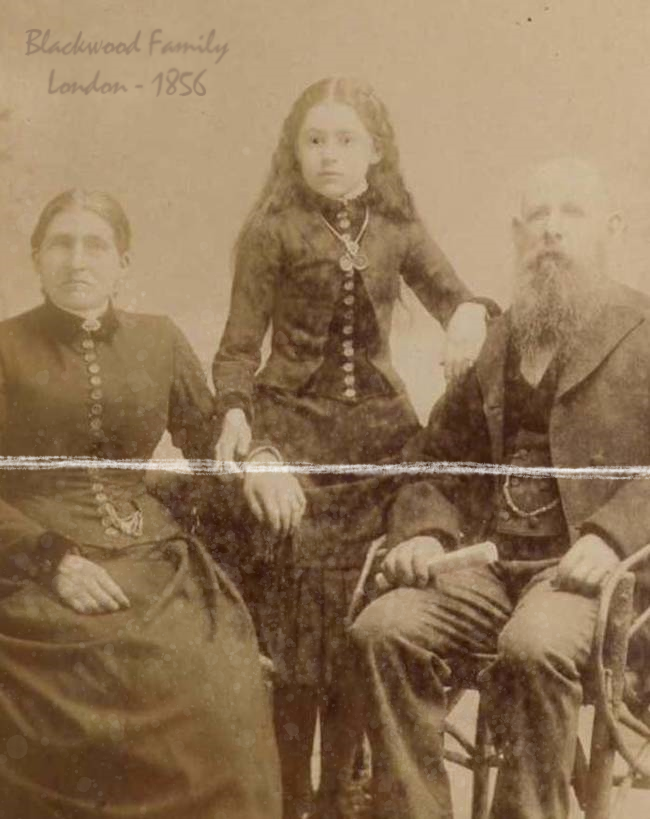
#> input picture HW4/4/P4/post-mortem_1.png, 650 x 819 px
$ python a.py
#> lines starting #> are read from the running program, lines starting #| are printed output that depends on the picture; after the words box and inside, x2 and y2 are one past the last pixel; in counts of white or black regions, pixels touching at a corner belong together; long printed decimals are rounded
import matplotlib.pyplot as plt
import numpy as np
import cv2

def run_histogram_equalization(rgb_img):
    # convert from RGB color-space to YCrCb
    ycrcb_img = cv2.cvtColor(rgb_img, cv2.COLOR_BGR2YCrCb)

    # equalize the histogram of the Y channel
    ycrcb_img[:, :, 0] = cv2.equalizeHist(ycrcb_img[:, :, 0])

    # convert back to RGB color-space from YCrCb
    equalized_img = cv2.cvtColor(ycrcb_img, cv2.COLOR_YCrCb2BGR)

    return equalized_img

def wgif(p, I, r, r2, e, same_shape=True):
    if not(same_shape):
        I = np.repeat(I[:, :, np.newaxis], 3, axis=2)
    # size of kernel
    r = 2 * r - 1
    r2 = 2 * r2 - 1
    # cv2.blur is a mean filter
    mean_I = cv2.blur(I,(r,r))
    mean_I2 = cv2.blur(I,(r2,r2))
    mean_p = cv2.blur(p,(r,r))
    corr_I = cv2.blur(np.multiply(I,I),(r,r))
    corr_I2 = cv2.blur(np.multiply(I,I),(r2,r2))
    corr_p = cv2.blur(np.multiply(I,p),(r,r))
    var_I = corr_I - np.multiply(mean_I,mean_I)
    var_I2 = corr_I2 - np.multiply(mean_I2, mean_I2)
    cov_Ip = corr_p - np.multiply(mean_I,mean_p)
    landa = (0.001*1)**2
    si = (1 / (p.shape[0] * p.shape[1]) ) * (var_I2 + landa) * np.sum(np.reciprocal(var_I2+ landa))
    print(si.max())
    a = np.divide(cov_Ip,(var_I+e/si))
    b = mean_p - np.multiply(a, mean_I)
    mean_a = cv2.blur(a,(r,r))
    mean_b = cv2.blur(b,(r,r))
    q = np.multiply(mean_a,I) + mean_b
    # In case that same_shape == False, we might get out of bounds a little
    return q

if __name__ == "__main__":
    img = cv2.imread("P4/post-mortem_1.png")
#> img is the input picture: shape (819, 650, 3); mean B, G, R 88, 118.5, 144.6
    img = cv2.cvtColor(img, cv2.COLOR_BGR2RGB)
    mask = cv2.cvtColor(img, cv2.COLOR_RGB2GRAY)
    mask[mask>195] = 1
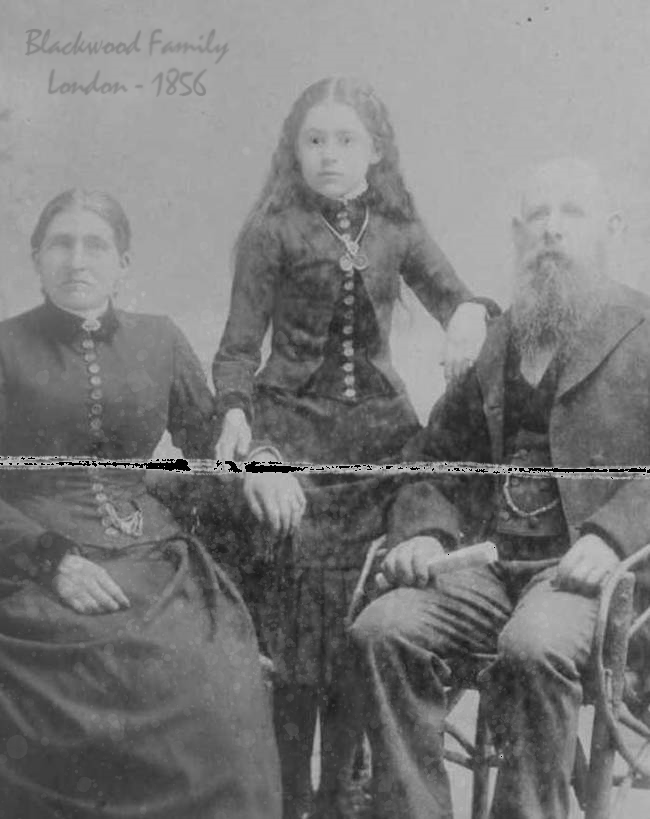
#> mask: shape (819, 650); min 1, max 195, mean 122.1
    mask[mask!=1] = 0
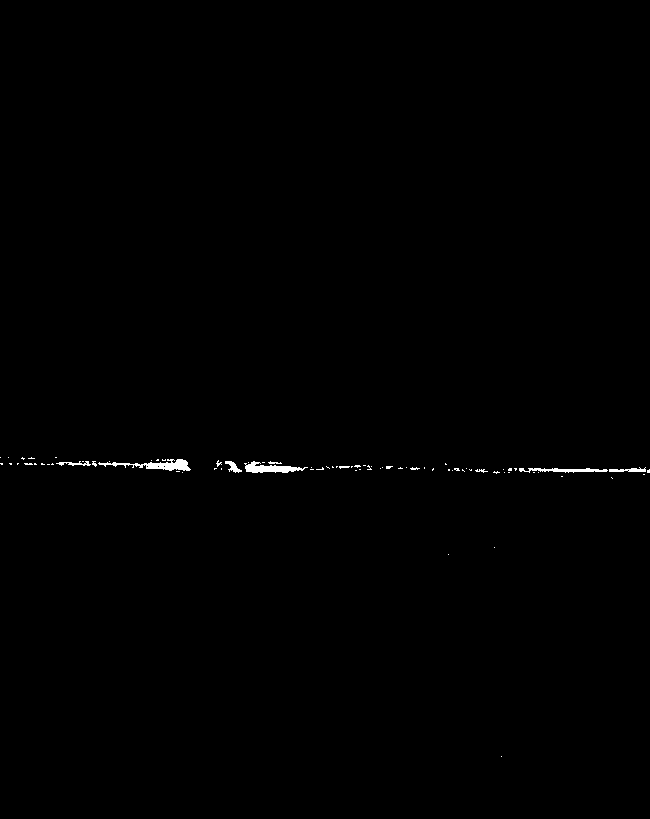
#> mask: shape (819, 650); values 0 (black) and 1 (white), 0.34% white; 78 white regions (69 under 20 px), largest, box (x1, y1, x2, y2) and area: (98, 459, 191, 471) 465, (244, 461, 308, 473) 386, (519, 468, 608, 473) 259
    kernel = np.ones((15, 15), np.uint8)
    mask = cv2.dilate(mask,kernel,iterations = 1)
#> mask: shape (819, 650); values 0 (black) and 1 (white), 2.6% white; 5 white regions, box (x1, y1, x2, y2) and area: (207, 453, 650, 486) 8871, (0, 450, 198, 480) 4299, (487, 540, 502, 555) 225, (441, 547, 456, 562) 225, (494, 749, 509, 764) 225
    mask[0:100,:300] = 1
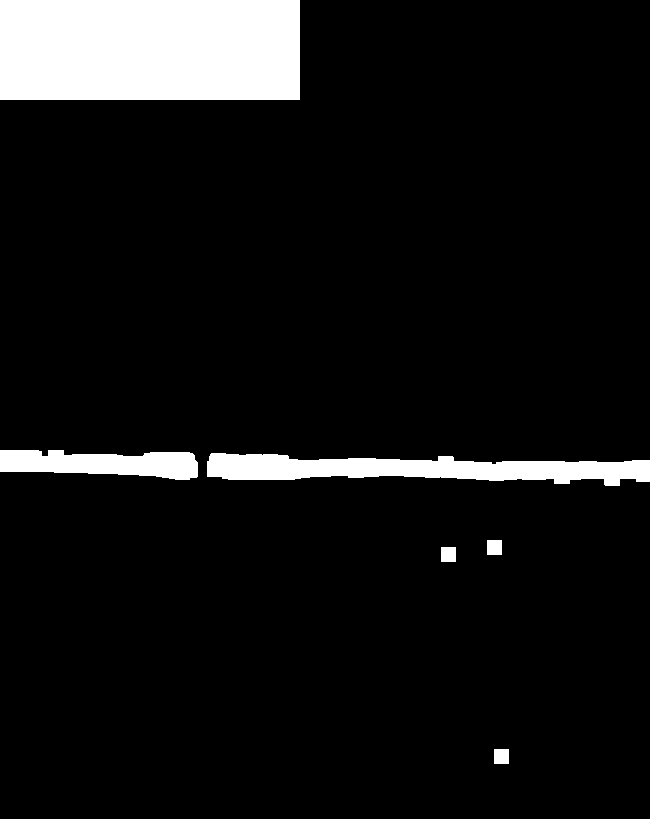
#> mask: shape (819, 650); values 0 (black) and 1 (white), 8.2% white; 6 white regions, box (x1, y1, x2, y2) and area: (0, 0, 300, 100) 30000, (207, 453, 650, 486) 8871, (0, 450, 198, 480) 4299, (487, 540, 502, 555) 225, (441, 547, 456, 562) 225, (494, 749, 509, 764) 225
    plt.imshow(mask, cmap="gray")
    plt.show()
    img = cv2.inpaint(img, mask,20, cv2.INPAINT_TELEA)/255
    plt.imshow(img)
    plt.show()
    img = wgif(img, img, 6, 6, 0.2 ** 2)
#> in wgif, `corr_I = cv2.blur(np.multiply(I,I),(r,r))`:
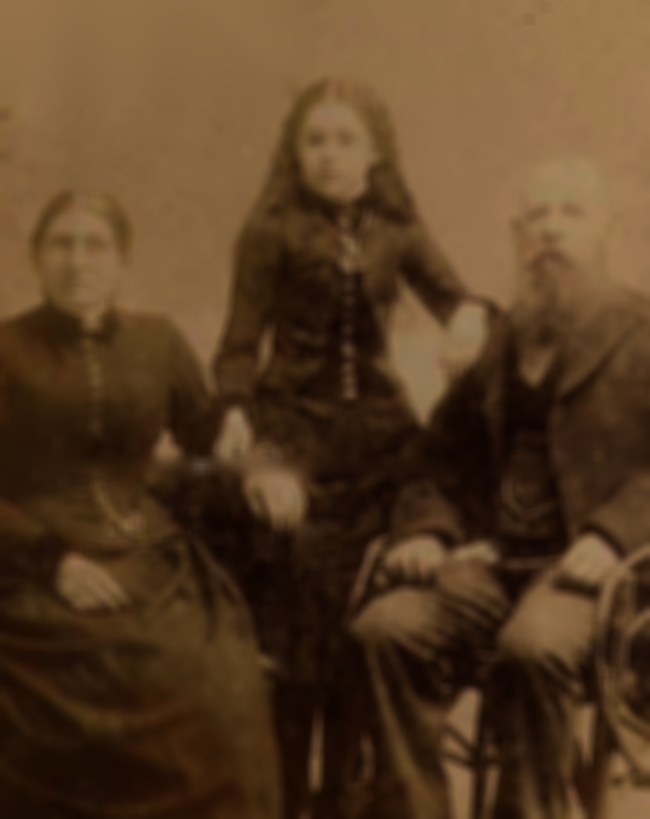
#> corr_I: shape (819, 650, 3) float64; mean R, G, B 0.346, 0.242, 0.142
#| 2956.025
#> in wgif, `a = np.divide(cov_Ip,(var_I+e/si))`:
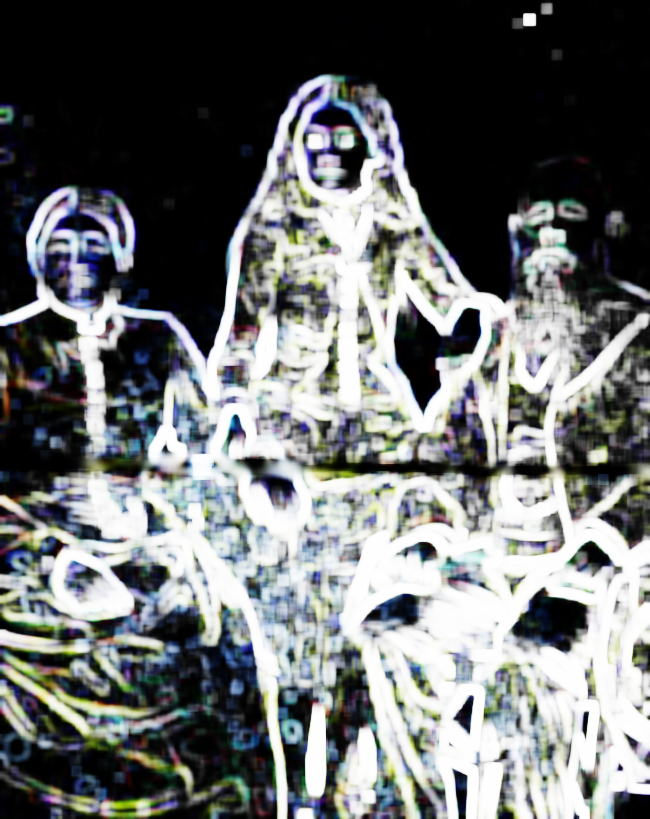
#> a: shape (819, 650, 3) float64; mean R, G, B 0.428, 0.44, 0.441; drawn with min black and max white
#> in wgif, `mean_a = cv2.blur(a,(r,r))`:
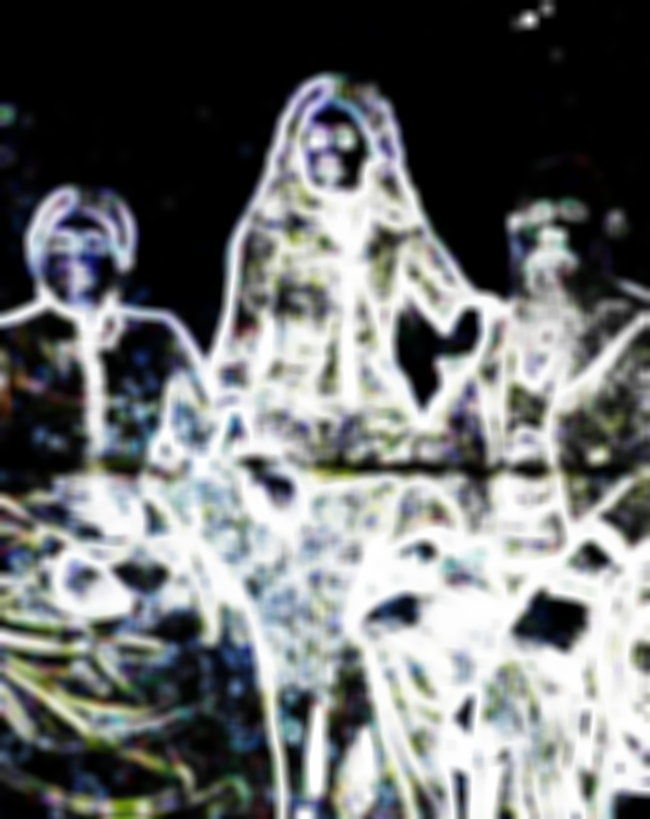
#> mean_a: shape (819, 650, 3) float64; mean R, G, B 0.428, 0.44, 0.441; drawn with min black and max white
#> in wgif, `mean_b = cv2.blur(b,(r,r))`:
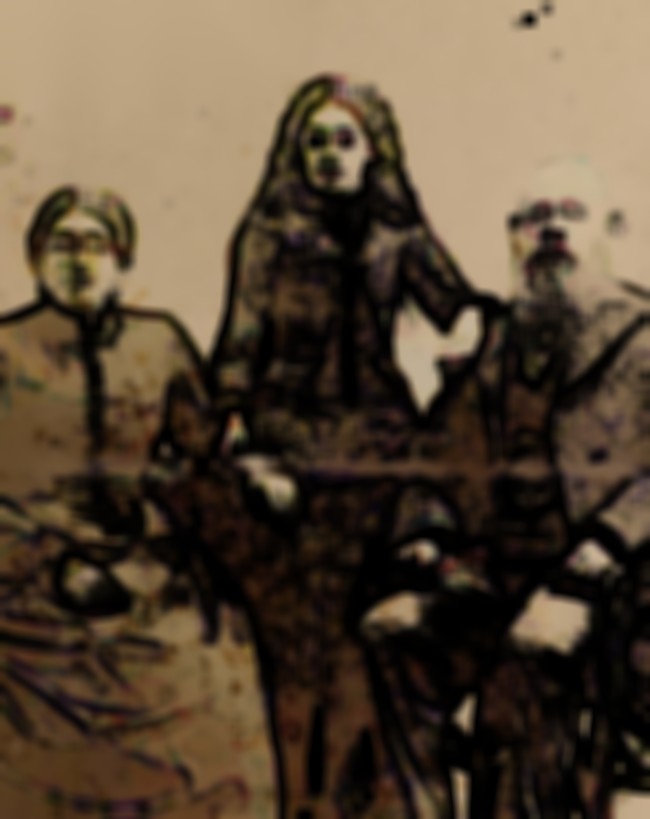
#> mean_b: shape (819, 650, 3) float64; mean R, G, B 0.352, 0.29, 0.218
    plt.imshow(img)
    plt.show()

$ run again, with HW4/4/P4/post-mortem_4.png copied over HW4/4/P4/post-mortem_1.png
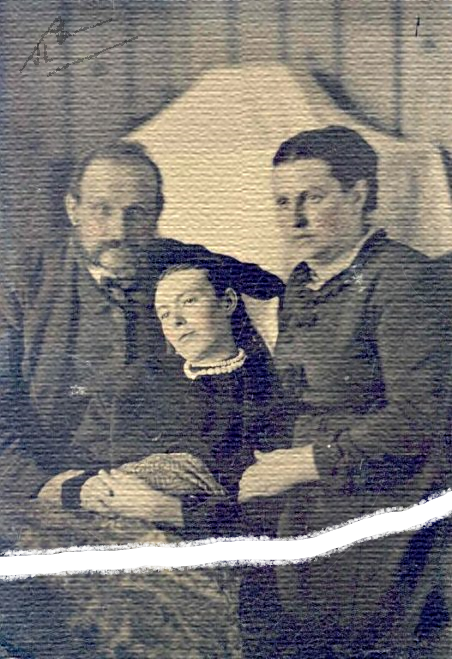
#> input picture HW4/4/P4/post-mortem_4.png, 452 x 659 px
#> img is the input picture: shape (659, 452, 3); mean B, G, R 114.8, 115.6, 119.3
#> `mask[mask!=1] = 0`:
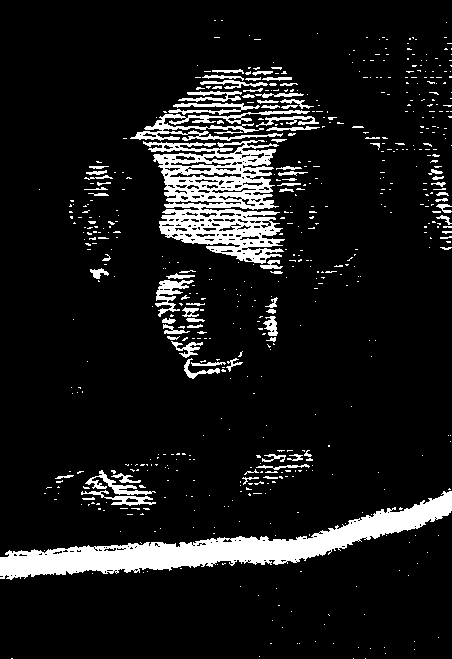
#> mask: shape (659, 452); values 0 (black) and 1 (white), 10.2% white; 605 white regions (517 under 20 px), largest, box (x1, y1, x2, y2) and area: (0, 491, 452, 580) 10780, (143, 140, 285, 264) 8926, (130, 110, 310, 141) 1653
#| 1709.585
#> in wgif, `mean_b = cv2.blur(b,(r,r))`:
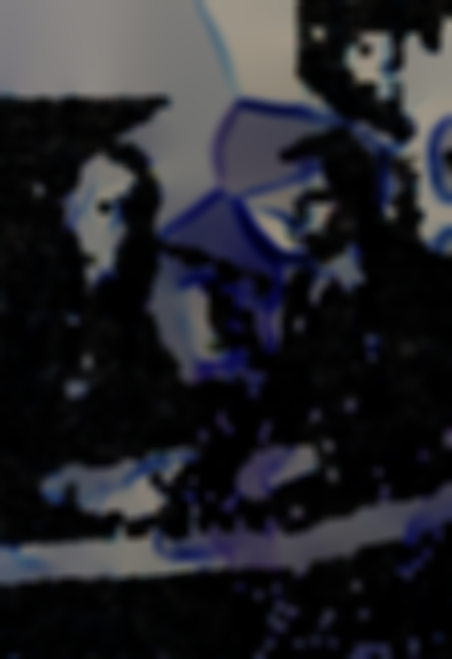
#> mean_b: shape (659, 452, 3) float64; mean R, G, B 0.146, 0.148, 0.167
